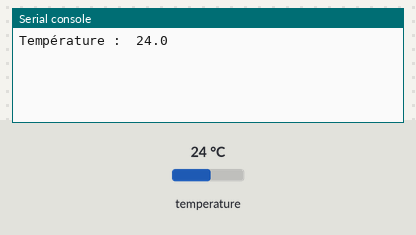
A program run on a simulated ESP32 board running MicroPython. On the bench: the last lines printed to the serial console. Inputs (shaded band) come from the test bench; at power-on: temperature 24 °C.

Above: at 1.2 s.
1.3 s: temperature set to 12 °C
At 2.0 s:
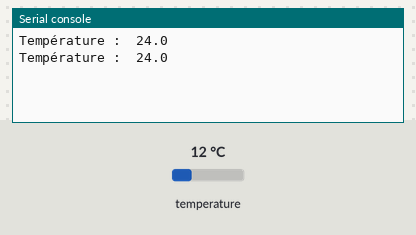
2.8 s: temperature set to 19 °C
At 3.7 s:
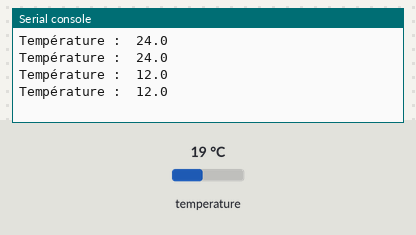
Timing chart, 0 to 5.8 s (numbered marks = the images above; inputs shaded):
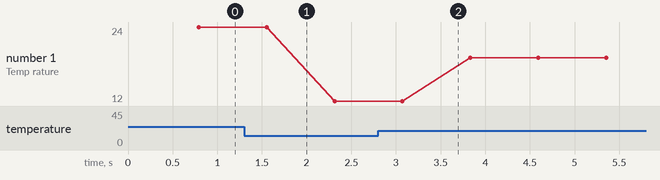

Measured:
- plotted number 1: 24 → 12 after the input at 1.3 s, 12 → 19 after the input at 2.8 s

The program:

temperature.py
```python
from onewire import OneWire
from ds18x20 import DS18X20
from machine import Pin
from time import sleep_ms
import sys

bus = OneWire(Pin(18))
ds = DS18X20(bus)
capteur_temperature = ds.scan()

while True:
    try:
        ds.convert_temp()
        sleep_ms(750)
        temp_celsius = ds.read_temp(capteur_temperature[0])
        print("Température : ",temp_celsius )
    except KeyboardInterrupt:
        print('Ctrl-C pressed...exiting')
        sys.exit()
        
```
